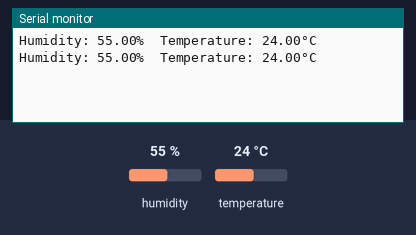
A sketch run on a simulated Arduino Uno, built with avr-gcc and run on an emulated ATmega328P. Shown: the last lines printed to the serial monitor. Inputs (shaded band) come from the test bench; at power-on: humidity 55 %, temperature 24 °C.

Above: at 2.8 s.
2.9 s: humidity set to 22 %
At 5.3 s:
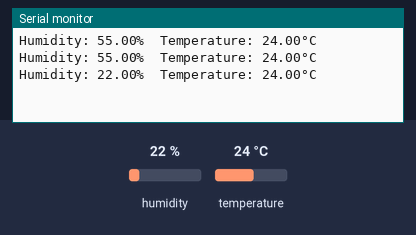
5.6 s: temperature set to 12 °C
At 6.5 s:
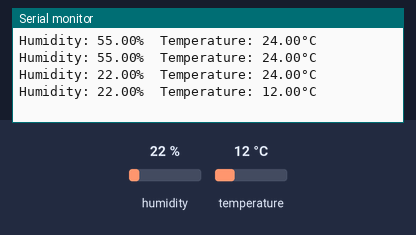
8.3 s: humidity set to 40 %
At 11.3 s:
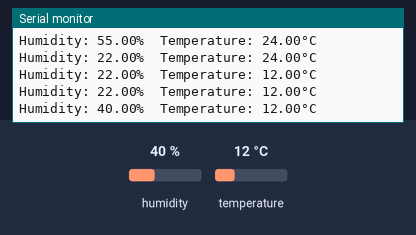
Timing chart, 0 to 12.8 s (numbered marks = the images above; inputs shaded):
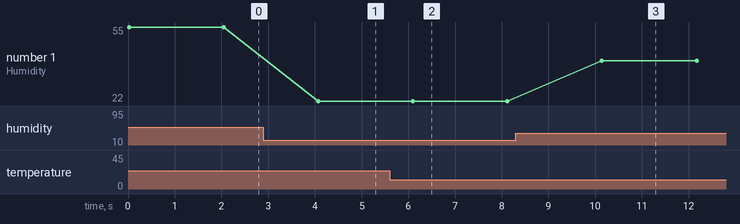

Measured:
- after the input at 2.9 s, the serial monitor: prints a new line after 1.2 s (image 1)
- after the input at 5.6 s, the serial monitor: prints a new line after 0.50 s (image 2)
- after the input at 8.3 s, the serial monitor: prints a new line after 1.8 s (image 3)
- plotted number 1: 55 → 22 after the input at 2.9 s, 22 → 40 after the input at 8.3 s

The sketch:

code.ino
```cpp
#include <DHT.h>

#define DHTPIN 9
#define DHTTYPE DHT11

DHT dht(DHTPIN, DHTTYPE);


void setup() {
  Serial.begin(9600);
  dht.begin();
}

void loop() {
  float h = dht.readHumidity();
  float t = dht.readTemperature();
  if (isnan(h) || isnan(t)) {
    Serial.println("Failed to read from DHT sensor!");
    return;
  }
  Serial.print("Humidity: ");
  Serial.print(h);
  Serial.print("%  Temperature: ");
  Serial.print(t);
  Serial.println("°C");
  delay(2000);


}
```
